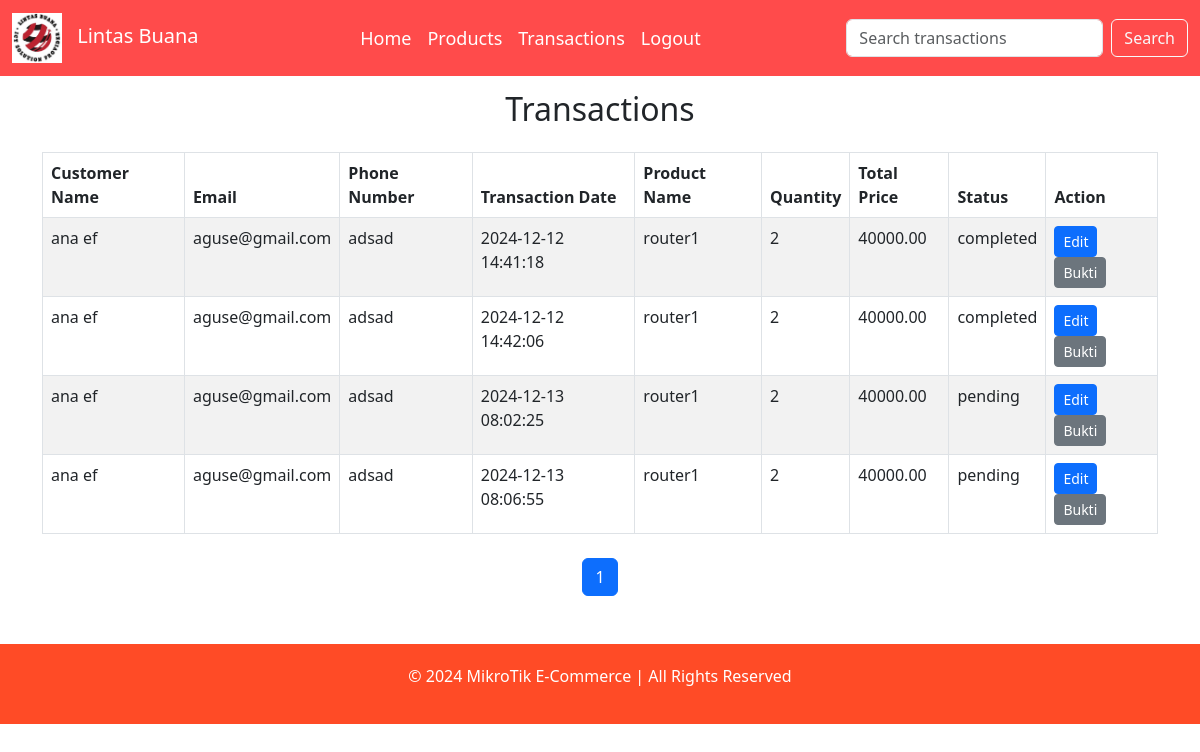
The app's page /admin/transactions.php (signed in) with its own data.
### tables this page shows
CREATE TABLE `transaction` (
  `transaction_id` int(11) NOT NULL,
  `transaction_date` datetime DEFAULT current_timestamp(),
  `customer_id` int(11) DEFAULT NULL
);

CREATE TABLE `customer` (
  `customer_id` int(11) NOT NULL,
  `first_name` varchar(100) NOT NULL,
  `last_name` varchar(100) NOT NULL,
  `email` varchar(100) NOT NULL,
  `phone_number` varchar(20) DEFAULT NULL,
  `customer_address` varchar(255) NOT NULL
);

CREATE TABLE `product` (
  `product_id` int(11) NOT NULL,
  `product_name` varchar(100) NOT NULL,
  `product_price` decimal(10,2) NOT NULL,
  `product_description` text DEFAULT NULL,
  `category_id` int(11) DEFAULT NULL,
  `product_image` varchar(255) NOT NULL,
  `product_stock` int(11) DEFAULT NULL
);

CREATE TABLE `transaction_detail` (
  `transaction_detail_id` int(11) NOT NULL,
  `transaction_id` int(11) DEFAULT NULL,
  `product_id` int(11) DEFAULT NULL,
  `quantity` int(11) DEFAULT NULL,
  `total_price` decimal(10,2) DEFAULT NULL,
  `status` enum('cancelled','pending','completed') DEFAULT 'pending',
  `payment_proof` varchar(255) DEFAULT NULL
);

### admin/transactions.php (the view, shortened to what this page needs)
<?php
include 'config.php';
$transactionsPerPage = 8;
$page = isset($_GET['page']) ? $_GET['page'] : 1;
$startFrom = ($page - 1) * $transactionsPerPage;
$searchQuery = isset($_GET['search']) ? $_GET['search'] : '';
if ($searchQuery != '') {
    $query = "SELECT t.transaction_id, t.transaction_date,
                 CONCAT(c.first_name, ' ', c.last_name) AS customer_name,
                 c.email, c.phone_number,
                 p.product_name, td.quantity, td.total_price, td.status, td.payment_proof
          FROM transaction t
          JOIN transaction_detail td ON t.transaction_id = td.transaction_id
          JOIN customer c ON t.customer_id = c.customer_id
          JOIN product p ON td.product_id = p.product_id
          WHERE c.first_name LIKE '%$searchQuery%'
             OR c.last_name LIKE '%$searchQuery%'
             OR p.product_name LIKE '%$searchQuery%'
             OR t.transaction_date LIKE '%$searchQuery%'
          LIMIT $startFrom, $transactionsPerPage";
} else {
    $query = "SELECT t.transaction_id, t.transaction_date,
                     CONCAT(c.first_name, ' ', c.last_name) AS customer_name,
                     c.email, c.phone_number,
                     p.product_name, td.quantity, td.total_price , td.status, td.payment_proof
              FROM transaction t
              JOIN transaction_detail td ON t.transaction_id = td.transaction_id
              JOIN customer c ON t.customer_id = c.customer_id
              JOIN product p ON td.product_id = p.product_id
              LIMIT $startFrom, $transactionsPerPage";
}
$result = mysqli_query($conn, $query);
?>
<!DOCTYPE html>
<html lang="en">
<head>
    <link href="style.css" rel="stylesheet">
    <link href="https://cdn.jsdelivr.net/npm/bootstrap@5.3.0-alpha1/dist/css/bootstrap.min.css" rel="stylesheet">
</head>
<body>
    <header>
        <nav class="navbar navbar-expand-lg navbar-dark fixed-top">
            <div class="container-fluid">
                <a class="navbar-brand" href="index.php">
                    <img src="images/logo.jpg" alt="Logo"> Lintas Buana
                </a>
                <div class="collapse navbar-collapse" id="navbarNav">
                    <ul class="navbar-nav ms-auto">
                        <li class="nav-item">
                            <a class="nav-link" href="index.php">Home</a>
                        </li>
                        <li class="nav-item">
                            <a class="nav-link active" href="products.php">Products</a>
                           <?php if(isset($_SESSION['admin'])): ?>
                            <li class="nav-item">
                                <a class="nav-link" href="transactions.php">Transactions</a>
                            </li>
                            <li class="nav-item">
                                <a class="nav-link" href="admin/logout.php">Logout</a>
                            </li>
                        <?php endif; ?>
                    </ul>
                    <form class="d-flex ms-auto" method="GET" action="transactions.php">
                        <input class="form-control me-2" type="search" placeholder="Search transactions" aria-label="Search" name="search" value="<?php echo $searchQuery; ?>">
                        <button class="btn btn-outline-light" type="submit">Search</button>
                    </form>
                </div>
            </div>
        </nav>
    </header>
    <section class="container my-5">
        <h2 class="text-center mb-4">Transactions</h2>
        <table class="table table-bordered table-striped">
            <thead>
                <tr>
                    <th>Customer Name</th>
                    <th>Email</th>
                    <th>Phone Number</th>
                    <th>Transaction Date</th>
                    <th>Product Name</th>
                    <th>Quantity</th>
                    <th>Total Price</th>
                    <th>Status</th>
                    <th>Action</th>
                </tr>
            </thead>
            <tbody>
                <?php
                if (mysqli_num_rows($result) > 0) {
                    while ($row = mysqli_fetch_assoc($result)) {
                        echo '<tr>
                                <td>' . $row['customer_name'] . '</td>
                                <td>' . $row['email'] . '</td>
                                <td>' . $row['phone_number'] . '</td>
                                <td>' . $row['transaction_date'] . '</td>
                                <td>' . $row['product_name'] . '</td>
                                <td>' . $row['quantity'] . '</td>
                                <td>' . $row['total_price'] . '</td>
                                <td>' . $row['status'] . '</td>
                                <td>
                                    <a href="edit_transaction.php?transaction_id=' . $row['transaction_id'] . '" class="btn btn-primary btn-sm">Edit</a>
                                    <button class="btn btn-secondary btn-sm" data-bs-toggle="modal" data-bs-target="#proofModal' . $row['transaction_id'] . '">Bukti</button>
                                </td>
                              </tr>';
                    }
                } else {
                    echo '<tr><td colspan="9" class="text-center">No transactions found.</td></tr>';
                }
                ?>
            </tbody>
        </table>
        <nav aria-label="Page navigation" class="mt-4">
            <ul class="pagination justify-content-center">
                <?php
                if ($searchQuery != '') {
                    $totalQuery = "SELECT COUNT(*) AS total
                                   FROM transaction t
                                   JOIN customer c ON t.customer_id = c.customer_id
                                   WHERE c.first_name LIKE '%$searchQuery%' OR c.last_name LIKE '%$searchQuery%'";
                } else {
                    $totalQuery = "SELECT COUNT(*) AS total FROM transaction";
                }
                $totalResult = mysqli_query($conn, $totalQuery);
                $totalRow = mysqli_fetch_assoc($totalResult);
                $totalTransactions = $totalRow['total'];
                $totalPages = ceil($totalTransactions / $transactionsPerPage);
                for ($i = 1; $i <= $totalPages; $i++) {
                    $activeClass = ($i == $page) ? 'active' : '';
                    echo "<li class='page-item $activeClass'><a class='page-link' href='transactions.php?page=$i&search=$searchQuery'>$i</a></li>";
                }
                ?>
            </ul>
        </nav>
    </section>
    <footer class="footer">
        <p>&copy; 2024 MikroTik E-Commerce | All Rights Reserved</p>
    </footer>
</body>
</html>

### admin/style.css (style rules this page uses)
body { background-color: #f4f4f4; color: #333; }
header { background-color: #FF4B4B; color: white; padding: 1px 0; }
.navbar.fixed-top { background-color: #FF4B4B !important; color: white; }
.footer { background-color: #FF4B26; color: white; padding: 20px 0; text-align: center; }
.navbar-brand img { width: 50px; height: 50px; margin-right: 10px; }
.navbar-dark .navbar-nav .nav-link { color: #ffffff; font-size: 18px; }

### admin/transactions.php (style rules this page uses)
body { padding-top: 40px; }

### records on screen
transaction: customer_name "ana ef", customer.email "aguse@gmail.com", customer.phone_number "adsad", transaction_date "2024-12-12 14:41:18", product.product_name "router1", transaction_detail.quantity "2", transaction_detail.total_price "40000.00", transaction_detail.status "completed"
transaction: customer_name "ana ef", customer.email "aguse@gmail.com", customer.phone_number "adsad", transaction_date "2024-12-12 14:42:06", product.product_name "router1", transaction_detail.quantity "2", transaction_detail.total_price "40000.00", transaction_detail.status "completed"
transaction: customer_name "ana ef", customer.email "aguse@gmail.com", customer.phone_number "adsad", transaction_date "2024-12-13 08:02:25", product.product_name "router1", transaction_detail.quantity "2", transaction_detail.total_price "40000.00", transaction_detail.status "pending"
transaction: customer_name "ana ef", customer.email "aguse@gmail.com", customer.phone_number "adsad", transaction_date "2024-12-13 08:06:55", product.product_name "router1", transaction_detail.quantity "2", transaction_detail.total_price "40000.00", transaction_detail.status "pending"
